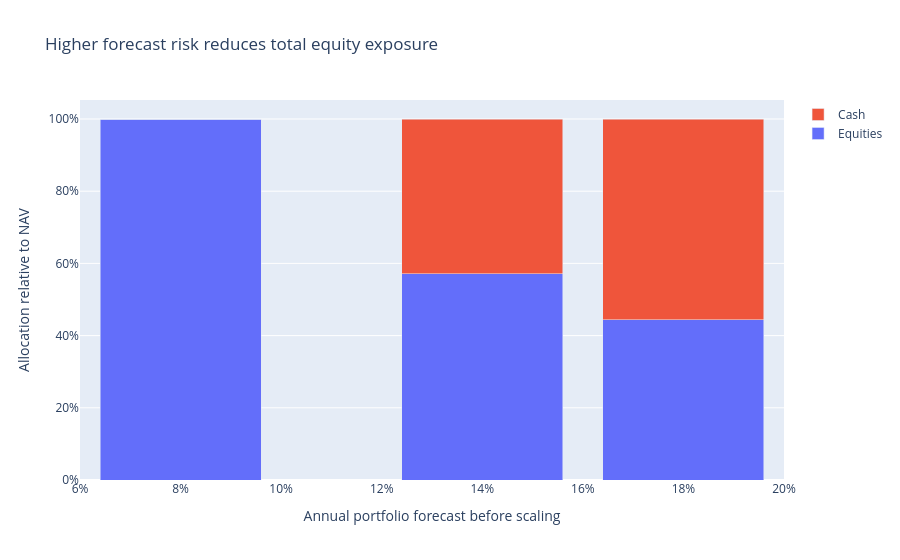

Notebook code cell kept with this figure:
### Markdown cell above
## 8. Reproduce the 8%, 14%, and 18% portfolio scenarios

Hold correlation and relative IV ratios fixed. Multiply all IVs by a common
factor so that the fully invested basket's forecast becomes the specified
scenario value. This is a constructed sensitivity exercise, not a historical
simulation and not a way to infer real IV from a realized year.

For the 8% target, an unscaled forecast of 14% requires $8/14$ equity exposure;
18% requires $8/18$. The remainder is cash. These must be *contemporaneous
forecasts available before execution*, not eventual annual realized volatilities.

### Code cell
scenario_records = []
for scenario_vol in [0.08, 0.14, 0.18]:
    scenario_iv = annualized_vol * scenario_vol / base_vol
    scenario_covariance, _ = forward_covariance(returns, scenario_iv)
    scenario_allocation, scenario_summary = volatility_target(scenario_covariance, TARGET_VOL, MAX_EXPOSURE)
    assert np.allclose(scenario_summary['unscaled_forecast_vol'], scenario_vol)
    assert np.allclose(scenario_summary['forecast_vol'], TARGET_VOL)
    scenario_records.append(scenario_summary)
scenario_table = pd.DataFrame(scenario_records)
display(scenario_table.style.format('{:.3%}'))

figure = go.Figure()
for metric, label in [('exposure', 'Equities'), ('cash_weight', 'Cash')]:
    figure.add_bar(
        x=scenario_table['unscaled_forecast_vol'], y=scenario_table[metric], name=label,
        hovertemplate='Unscaled forecast %{x:.1%}; allocation %{y:.2%}<extra>' + label + '</extra>',
    )
figure.update_layout(barmode='stack', title='Higher forecast risk reduces total equity exposure')
figure.update_xaxes(title='Annual portfolio forecast before scaling', tickformat='.0%')
figure.update_yaxes(title='Allocation relative to NAV', tickformat='.0%')
figure.show()

### Figure 1 — Plotly figure (JSON) as saved in the notebook; plotly's stock layout.template omitted (floating-point values rounded to 4 significant figures)
{"data": [{"hovertemplate": "Unscaled forecast %{x:.1%}; allocation %{y:.2%}<extra>Equities</extra>", "name": "Equities", "type": "bar", "x": [0.08, 0.14, 0.18], "y": [1.0, 0.5714, 0.4444]}, {"hovertemplate": "Unscaled forecast %{x:.1%}; allocation %{y:.2%}<extra>Cash</extra>", "name": "Cash", "type": "bar", "x": [0.08, 0.14, 0.18], "y": [0.0, 0.4286, 0.5556]}], "layout": {"barmode": "stack", "title": {"text": "Higher forecast risk reduces total equity exposure"}, "xaxis": {"tickformat": ".0%", "title": {"text": "Annual portfolio forecast before scaling"}}, "yaxis": {"tickformat": ".0%", "title": {"text": "Allocation relative to NAV"}}}}
